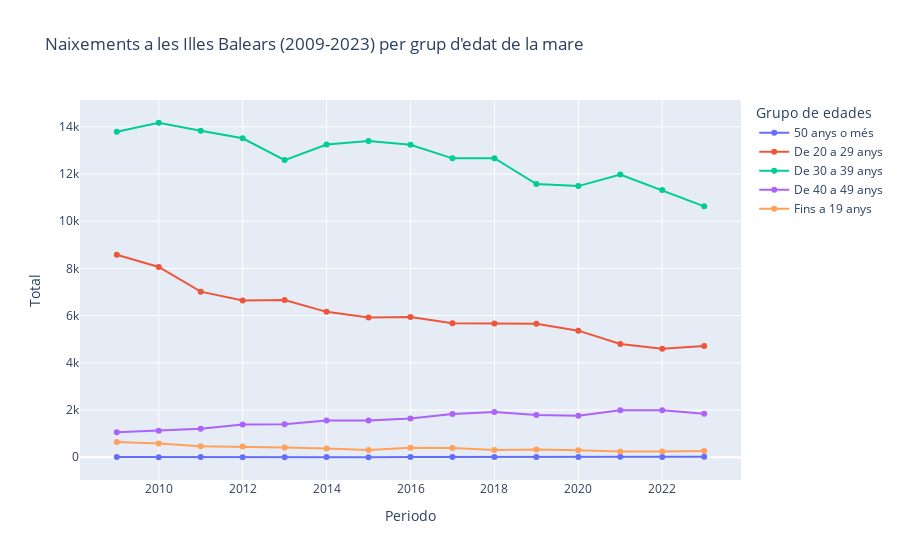

Here is the notebook cell this chart was saved with:
### Code cell
baleares = data[(data['Nacional y Comunidades autónomas'] == '04 Balears, Illes') & (data['Edad de la madre'].notna()) & (data['Periodo'] >= 2009) & (data['Periodo'] <= 2023)].copy()
baleares['Grupo de edades'] = baleares['Edad de la madre'].apply(categorizar_edad)
baleares_filtrados = baleares.groupby(['Periodo','Grupo de edades'])['Total'].sum().reset_index()

px.line(baleares_filtrados, x='Periodo', y='Total', color='Grupo de edades',title='Naixements a les Illes Balears (2009-2023) per grup d\'edat de la mare', markers=True)

### Figure 1 — Plotly figure (JSON) as saved in the notebook; plotly's stock layout.template omitted (floating-point values rounded to 4 significant figures)
{"data": [{"hovertemplate": "Grupo de edades=50 anys o més<br>Periodo=%{x}<br>Total=%{y}<extra></extra>", "legendgroup": "50 anys o més", "line": {"color": "#636efa", "dash": "solid"}, "marker": {"symbol": "circle"}, "mode": "lines+markers", "name": "50 anys o més", "orientation": "v", "showlegend": true, "type": "scatter", "x": [2009, 2010, 2011, 2012, 2013, 2014, 2015, 2016, 2017, 2018, 2019, 2020, 2021, 2022, 2023], "xaxis": "x", "y": [10, 4, 6, 2, 0, 8, 0, 6, 8, 10, 14, 6, 16, 8, 18], "yaxis": "y"}, {"hovertemplate": "Grupo de edades=De 20 a 29 anys<br>Periodo=%{x}<br>Total=%{y}<extra></extra>", "legendgroup": "De 20 a 29 anys", "line": {"color": "#EF553B", "dash": "solid"}, "marker": {"symbol": "circle"}, "mode": "lines+markers", "name": "De 20 a 29 anys", "orientation": "v", "showlegend": true, "type": "scatter", "x": [2009, 2010, 2011, 2012, 2013, 2014, 2015, 2016, 2017, 2018, 2019, 2020, 2021, 2022, 2023], "xaxis": "x", "y": [8576, 8060, 7016, 6646, 6660, 6160, 5922, 5944, 5680, 5662, 5656, 5364, 4802, 4594, 4716], "yaxis": "y"}, {"hovertemplate": "Grupo de edades=De 30 a 39 anys<br>Periodo=%{x}<br>Total=%{y}<extra></extra>", "legendgroup": "De 30 a 39 anys", "line": {"color": "#00cc96", "dash": "solid"}, "marker": {"symbol": "circle"}, "mode": "lines+markers", "name": "De 30 a 39 anys", "orientation": "v", "showlegend": true, "type": "scatter", "x": [2009, 2010, 2011, 2012, 2013, 2014, 2015, 2016, 2017, 2018, 2019, 2020, 2021, 2022, 2023], "xaxis": "x", "y": [13792, 14172, 13832, 13514, 12590, 13252, 13404, 13240, 12664, 12670, 11572, 11488, 11980, 11318, 10630], "yaxis": "y"}, {"hovertemplate": "Grupo de edades=De 40 a 49 anys<br>Periodo=%{x}<br>Total=%{y}<extra></extra>", "legendgroup": "De 40 a 49 anys", "line": {"color": "#ab63fa", "dash": "solid"}, "marker": {"symbol": "circle"}, "mode": "lines+markers", "name": "De 40 a 49 anys", "orientation": "v", "showlegend": true, "type": "scatter", "x": [2009, 2010, 2011, 2012, 2013, 2014, 2015, 2016, 2017, 2018, 2019, 2020, 2021, 2022, 2023], "xaxis": "x", "y": [1060, 1118, 1206, 1390, 1398, 1552, 1558, 1640, 1828, 1920, 1792, 1756, 1994, 1996, 1846], "yaxis": "y"}, {"hovertemplate": "Grupo de edades=Fins a 19 anys<br>Periodo=%{x}<br>Total=%{y}<extra></extra>", "legendgroup": "Fins a 19 anys", "line": {"color": "#FFA15A", "dash": "solid"}, "marker": {"symbol": "circle"}, "mode": "lines+markers", "name": "Fins a 19 anys", "orientation": "v", "showlegend": true, "type": "scatter", "x": [2009, 2010, 2011, 2012, 2013, 2014, 2015, 2016, 2017, 2018, 2019, 2020, 2021, 2022, 2023], "xaxis": "x", "y": [650, 580, 470, 452, 416, 374, 310, 402, 396, 308, 328, 296, 248, 242, 266], "yaxis": "y"}], "layout": {"legend": {"title": {"text": "Grupo de edades"}, "tracegroupgap": 0}, "title": {"text": "Naixements a les Illes Balears (2009-2023) per grup d'edat de la mare"}, "xaxis": {"anchor": "y", "domain": [0, 1], "title": {"text": "Periodo"}}, "yaxis": {"anchor": "x", "domain": [0, 1], "title": {"text": "Total"}}}}
